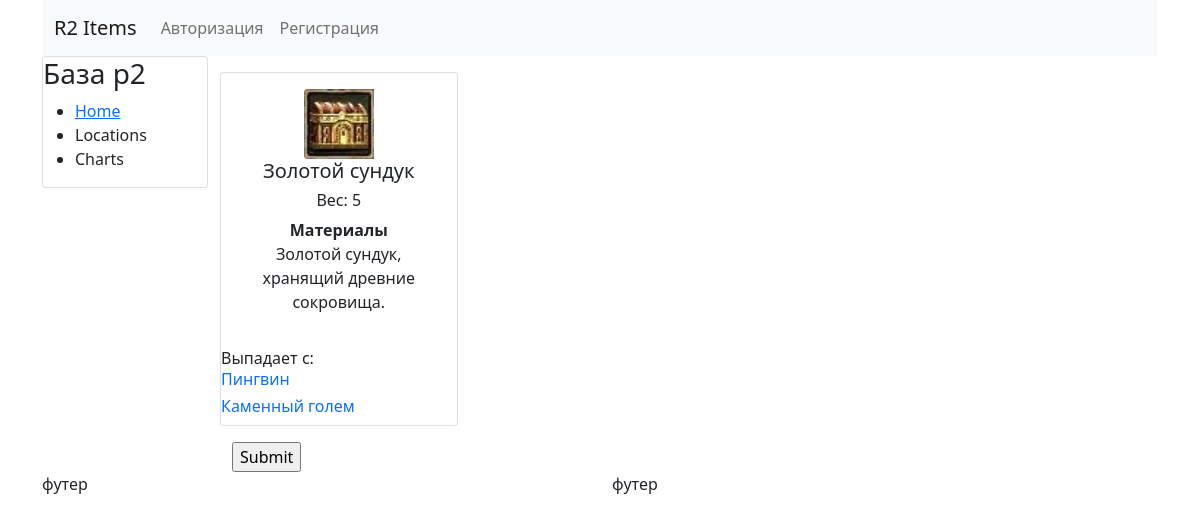
/monster/pingvin/, run on the app's committed database.
### items/models.py (models this page shows, shortened)
class Item(models.Model):
    author = models.ForeignKey(User,
                               on_delete=models.CASCADE,
                               verbose_name="Автор",
                               blank=True,
                               null=True)
    name = models.CharField(verbose_name="Предмет: ", max_length=150)
    description = models.TextField(verbose_name="Описание",
                                   null=True,
                                   blank=True)
    weight = models.IntegerField("Вес:", default=0)
    category = models.ForeignKey(Category,
                                 verbose_name="Категория",
                                 on_delete=models.CASCADE)
    monster = models.ManyToManyField(Monster,
                                     verbose_name="Выпадает с: ",
                                     related_name="monster_item")
    url = models.SlugField("Ссылка", max_length=250, unique=True)
    item_img = models.ImageField("Изображение",
                                 upload_to='media/items/',
                                 default=DEFAULT_IMG)
    class Meta:
        verbose_name = "Предмет"
        verbose_name_plural = "Предметы"

class Category(models.Model):
    name = models.CharField(verbose_name="Название", max_length=150)
    url = models.SlugField("Ссылка", max_length=250, unique=True)
    def __str__(self):
        return self.name
    class Meta:
        verbose_name = "Категория предмета"
        verbose_name_plural = "Категории предметов"

class Monster(models.Model):
    name = models.CharField(verbose_name="Название", max_length=150)
    description = models.TextField("Описание", null=True, blank=True)
    monster_img = models.FileField("Изображение",
                                   upload_to="media/monsters",
                                   default=DEFAULT_IMG)
    url = models.SlugField("Ссылка", max_length=250, unique=True)
    locations = models.ManyToManyField(Location,
                                       verbose_name="Локация",
                                       related_name="monsters_in_location")
    def __str__(self):
        return self.name
    class Meta:
        verbose_name = "Монстр"
        verbose_name_plural = "Монстры"

### items/views.py (the view)
def monster_detail(request, slug):
    slug = Monster.objects.get(url=slug)
    print('!!!!!', slug)
    if slug:
        items = Item.objects.filter(monster=slug)
    else:
        items = Item.objects.all()
    monsters = Monster.objects.all()
    context = {'items': items, 'monsters': monsters}
    return render(request, 'items/monster_detail.html', context)

### items/templates/items/monster_detail.html (shortened to what this page needs)
{% extends 'base.html' %}
{% load static %}
{% block content %}
    <div class="col-md-12">
        <div class="row">
            {% for item in items %}
                <div class="card col-md-3 p-0 mb-3 mt-3">
                    <div class="card-body text-center">
                        <img src="{{ item.item_img.url }}" alt="image" class="img-fluid rounded-start" width="70px" height="110px"/> <br>
                        <h5 class="card-title">{{ item.name }}  </h5>
                        <h6 class="card-title">Вес: {{ item.weight }}  </h6>
                        <strong>{{ item.category }}</strong> <br>
                        <dl class="dl-horizontal">
                           <dd > {{ item.description }} </dd>
                        </dl>
                    </div>
                    Выпадает с: <br>
                    {% for mob in item.monster.all %}
                        {% for location in mob.locations.all %}
                            <h6 class="card-title">
                                <a href="/monster/{{ mob.url }}/" class="text-decoration-none"> {{ mob.name }} </a>
                            </h6>
                        {% endfor %}
                    {% endfor %}
                    </div>
            {% endfor %}
        </div>
        <form action="" method="post">
            <input type="submit" value="Submit">
          </form>
    </div>
{% endblock content %}

### data on the page
Item: item_img (picture), name "Золотой сундук", weight "5", category "Материалы", description "Золотой сундук, хранящий древние сокровища."
Monster: name "Пингвин"
Monster: name "Каменный голем"
